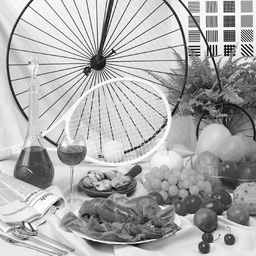
#> input picture grayImg.bmp, 256 x 256 px, shrunk from 512 x 512 before the run
$ python problem5A.py
#> lines starting #> are read from the running program, lines starting #| are printed output that depends on the picture
import imageio
import numpy as np
import matplotlib.pyplot as plt

# Sobel kernels
sobelX = [[-1, 0, 1],
          [-2, 0, 2],
          [-1, 0, 1]]

sobelY = [[-1, -2, -1],
          [ 0,  0,  0],
          [ 1,  2,  1]]

prewitX = [[-1,0,1],
           [-1,0,1],
           [-1,0,1]]
prewitY = [[-1,-1,-1],
           [0, 0, 0],
           [1, 1, 1]]

laplacian = [[0,-1,0],
             [-1,4,-1],
             [0,-1,0]]

def applyLaplacian(imag, x, y, karnel):
    ar = [-1,0,1]
    out = 0
    for i in(ar):
        for j in(ar):
            ix = x + i
            iy = y + j
            if(0<=ix<h and 0<=iy<w):
                out += int(imag[ix][iy]) * karnel[i+1][j+1]
            else:
                out += int(imag[x][y]) * karnel[i+1][j+1]
    return max(0,min(155,out))

def laplacianFilter(imag):
    result = np.zeros_like(imag)
    for i in range(h):
        for j in range(w):
            result[i][j] = np.uint8(applyLaplacian(imag, i, j, laplacian))
    return result
def applyPrewit(imag, x, y, filter):
    ar = [-1,0,1]
    out = 0
    for i in(ar):
        for j in(ar):
            ix = x + i
            iy = y + i
            if(0 <= ix < h and 0 <= iy < w):
                out += int(imag[ix][iy]) * filter[i+1][j+1]
            else:
                out += int(imag[x][y]) * filter[i+1][j+1]
    out = max(0 , min(255,out))
    return out

def prewitFilter(imag):
    result = np.zeros_like(imag)
    for i in range(h):
        for j in range(w):
            ix = applyPrewit(imag, i, j, sobelX)
            iy = applyPrewit(imag, i, j, sobelY)
            mag = (ix**2 + iy**2)** (0.5)
            result[i][j] = np.uint8(mag)

    return result

def applySobel(imag, x, y, kernel):
    ar = [-1, 0, 1]
    out = 0
    for i in ar:
        for j in ar:
            ix = x + i
            iy = y + j
            if (0 <= ix < h) and (0 <= iy < w):
                out += int(imag[ix][iy]) * kernel[i+1][j+1]
            else:
                out += int(imag[x][y]) * kernel[i+1][j+1]
    out = max(0, min(255, out))
    return out

def sobelFilter(imag):
    result = np.zeros_like(imag)
    for i in range(h):
        for j in range(w):
            gx = applySobel(imag, i, j, sobelX)
            gy = applySobel(imag, i, j, sobelY)
            mag = (gx**2 + gy**2)**0.5
            result[i][j] = np.uint8(min(255, mag))
    return result

# Load grayscale image using imageio
img = imageio.imread('grayImg.bmp', pilmode='L')
#> img is the input picture: shape (256, 256); min 0, max 255, mean 173.1
h, w = img.shape
#> h = 256; w = 256

# Apply Sobel filter
sobel_result = sobelFilter(img)
#> after the loop in sobelFilter, `for i in range(h):`:
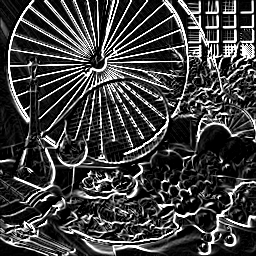
#> result: shape (256, 256); min 0, max 255, mean 62.9
prewitResult = prewitFilter(img)
#> after the loop in prewitFilter, `for i in range(h):`:
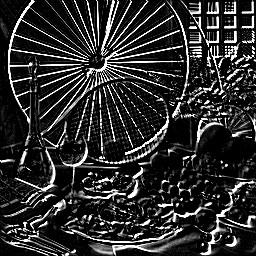
#> result: shape (256, 256); min 0, max 255, mean 45.9
laplacianResult = laplacianFilter(img)
#> after the loop in laplacianFilter, `for i in range(h):`:
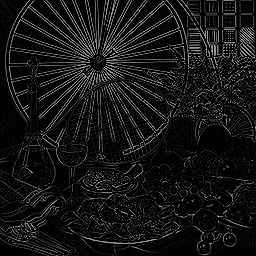
#> result: shape (256, 256); min 0, max 155, mean 21.7

# Show result using matplotlib
plt.figure(figsize=(16,16))
plt.subplot(2,2,1)
plt.imshow(img, cmap='gray')
plt.title('original image')

plt.subplot(2,2,2)
plt.imshow(sobel_result, cmap='gray')
plt.title('Sobel Edge Detection')

plt.subplot(2,2,3)
plt.imshow(prewitResult, cmap='gray')
plt.title('prewit Edge Detection')

plt.subplot(2,2,4)
plt.imshow(laplacianResult, cmap='gray')
plt.title('Laplacian Edge Detection')

plt.show()
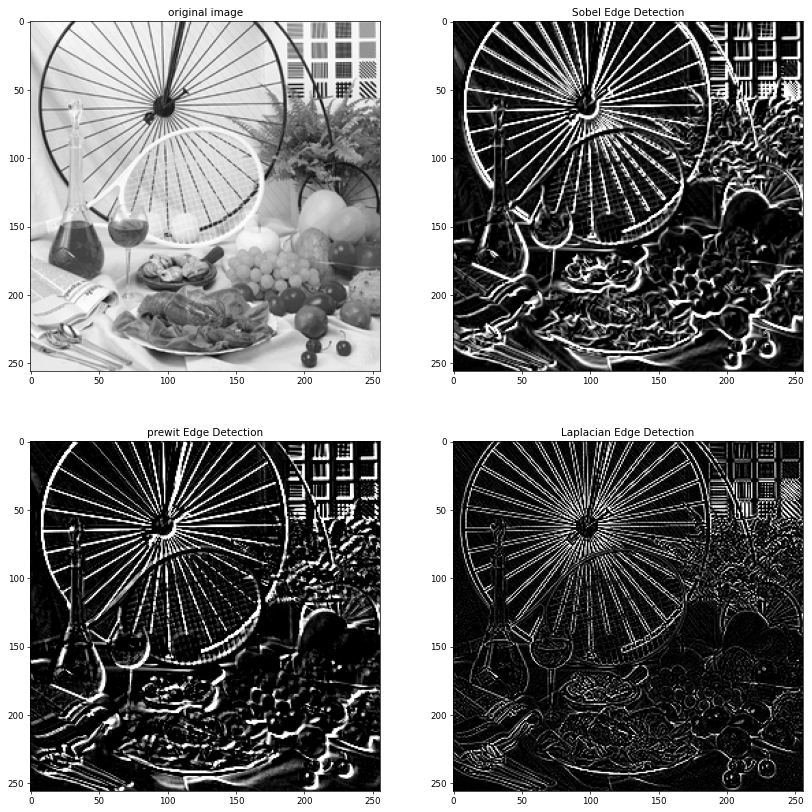
#> figure drawn by matplotlib, 4 panels
